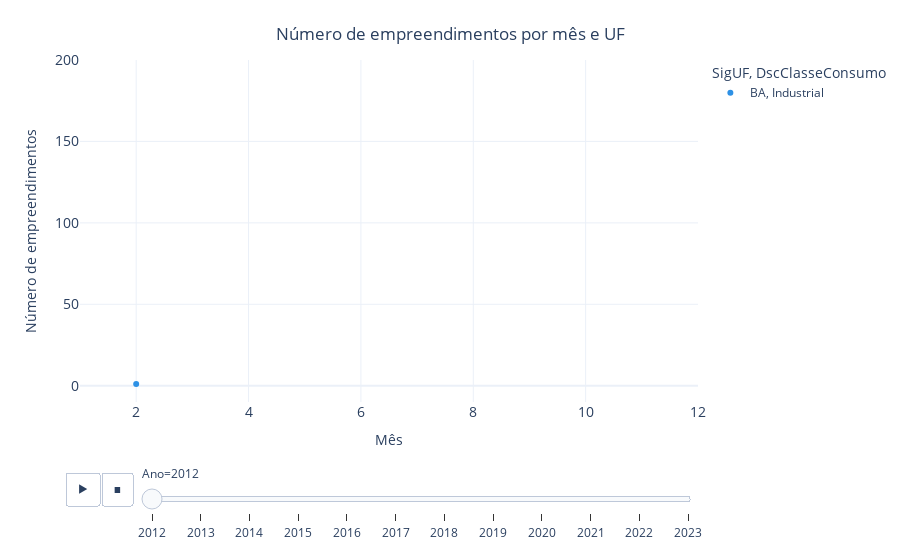

The cell this chart's notebook holds for it:
### Code cell
# PE ESSA PORRTA TA FILTRANDO A BAHIA???

import pandas as pd
import plotly.express as px

# Extrair mês e ano de DthAtualizaCadastralEmpreend
df['Mes'] = pd.DatetimeIndex(df['DthAtualizaCadastralEmpreend']).month
df['Ano'] = pd.DatetimeIndex(df['DthAtualizaCadastralEmpreend']).year

# Agrupar empreendimentos por Ano, Mês, SigUF e DscClasseConsumo
counts = df.groupby(['Ano', 'Mes', 'SigUF', 'DscClasseConsumo']).count().reset_index()

# Criar o scatterplot
fig = px.scatter(counts, x='Mes', y='NumCPFCNPJ', color='SigUF', symbol='DscClasseConsumo', animation_frame='Ano',
                 range_x=[1, 12], range_y=[-10, 200], color_discrete_sequence=px.colors.qualitative.Dark24)

# Adicionar títulos dos eixos e do gráfico
fig.update_layout(
    xaxis_title='Mês',
    yaxis_title='Número de empreendimentos',
    title={
        'text': 'Número de empreendimentos por mês e UF',
        'x': 0.5,
        'y': 0.95,
        'xanchor': 'center',
        'yanchor': 'top'
    },
    xaxis_tickfont=dict(size=14),
    yaxis_tickfont=dict(size=14),
    template='plotly_white'
)

# Exibir o gráfico
fig.show()

### Figure 1 — Plotly figure (JSON) as saved in the notebook; plotly's stock layout.template omitted (floating-point values rounded to 4 significant figures)
{"data": [{"hovertemplate": "SigUF=BA<br>DscClasseConsumo=Industrial<br>Ano=2012<br>Mes=%{x}<br>NumCPFCNPJ=%{y}<extra></extra>", "legendgroup": "BA, Industrial", "marker": {"color": "#2E91E5", "symbol": "circle"}, "mode": "markers", "name": "BA, Industrial", "orientation": "v", "showlegend": true, "type": "scatter", "x": [2], "xaxis": "x", "y": [1], "yaxis": "y"}], "layout": {"legend": {"title": {"text": "SigUF, DscClasseConsumo"}, "tracegroupgap": 0}, "margin": {"t": 60}, "sliders": [{"active": 0, "currentvalue": {"prefix": "Ano="}, "len": 0.9, "pad": {"b": 10, "t": 60}, "steps": [{"args": [["2012"], {"frame": {"duration": 0, "redraw": false}, "fromcurrent": true, "mode": "immediate", "transition": {"duration": 0, "easing": "linear"}}], "label": "2012", "method": "animate"}, {"args": [["2013"], {"frame": {"duration": 0, "redraw": false}, "fromcurrent": true, "mode": "immediate", "transition": {"duration": 0, "easing": "linear"}}], "label": "2013", "method": "animate"}, {"args": [["2014"], {"frame": {"duration": 0, "redraw": false}, "fromcurrent": true, "mode": "immediate", "transition": {"duration": 0, "easing": "linear"}}], "label": "2014", "method": "animate"}, {"args": [["2015"], {"frame": {"duration": 0, "redraw": false}, "fromcurrent": true, "mode": "immediate", "transition": {"duration": 0, "easing": "linear"}}], "label": "2015", "method": "animate"}, {"args": [["2016"], {"frame": {"duration": 0, "redraw": false}, "fromcurrent": true, "mode": "immediate", "transition": {"duration": 0, "easing": "linear"}}], "label": "2016", "method": "animate"}, {"args": [["2017"], {"frame": {"duration": 0, "redraw": false}, "fromcurrent": true, "mode": "immediate", "transition": {"duration": 0, "easing": "linear"}}], "label": "2017", "method": "animate"}, {"args": [["2018"], {"frame": {"duration": 0, "redraw": false}, "fromcurrent": true, "mode": "immediate", "transition": {"duration": 0, "easing": "linear"}}], "label": "2018", "method": "animate"}, {"args": [["2019"], {"frame": {"duration": 0, "redraw": false}, "fromcurrent": true, "mode": "immediate", "transition": {"duration": 0, "easing": "linear"}}], "label": "2019", "method": "animate"}, {"args": [["2020"], {"frame": {"duration": 0, "redraw": false}, "fromcurrent": true, "mode": "immediate", "transition": {"duration": 0, "easing": "linear"}}], "label": "2020", "method": "animate"}, {"args": [["2021"], {"frame": {"duration": 0, "redraw": false}, "fromcurrent": true, "mode": "immediate", "transition": {"duration": 0, "easing": "linear"}}], "label": "2021", "method": "animate"}, {"args": [["2022"], {"frame": {"duration": 0, "redraw": false}, "fromcurrent": true, "mode": "immediate", "transition": {"duration": 0, "easing": "linear"}}], "label": "2022", "method": "animate"}, {"args": [["2023"], {"frame": {"duration": 0, "redraw": false}, "fromcurrent": true, "mode": "immediate", "transition": {"duration": 0, "easing": "linear"}}], "label": "2023", "method": "animate"}], "x": 0.1, "xanchor": "left", "y": 0, "yanchor": "top"}], "title": {"text": "Número de empreendimentos por mês e UF", "x": 0.5, "xanchor": "center", "y": 0.95, "yanchor": "top"}, "updatemenus": [{"buttons": [{"args": [null, {"frame": {"duration": 500, "redraw": false}, "fromcurrent": true, "mode": "immediate", "transition": {"duration": 500, "easing": "linear"}}], "label": "&#9654;", "method": "animate"}, {"args": [[null], {"frame": {"duration": 0, "redraw": false}, "fromcurrent": true, "mode": "immediate", "transition": {"duration": 0, "easing": "linear"}}], "label": "&#9724;", "method": "animate"}], "direction": "left", "pad": {"r": 10, "t": 70}, "showactive": false, "type": "buttons", "x": 0.1, "xanchor": "right", "y": 0, "yanchor": "top"}], "xaxis": {"anchor": "y", "domain": [0, 1], "range": [1, 12], "tickfont": {"size": 14}, "title": {"text": "Mês"}}, "yaxis": {"anchor": "x", "domain": [0, 1], "range": [-10, 200], "tickfont": {"size": 14}, "title": {"text": "Número de empreendimentos"}}}}
